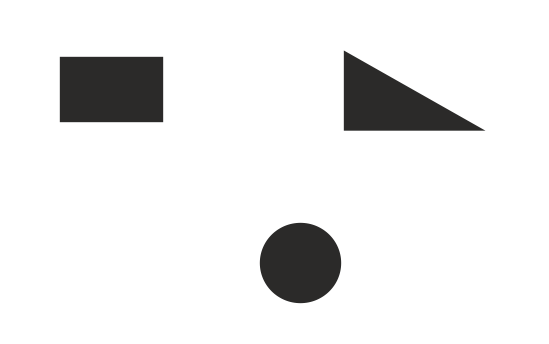
#> input picture Lab4/pattern1.png, 549 x 344 px, found by its file name
$ jupyter execute wyszukiwanie_obiektow.ipynb
#> lines starting #> are read from the running program, lines starting #| are printed output that depends on the picture; after the words box and inside, x2 and y2 are one past the last pixel; in counts of white or black regions, pixels touching at a corner belong together
[cell 1]
from skimage import io, color, img_as_ubyte, util
import numpy as np
import cv2

Funkcja isIn sprawdza czy dane wspolrzedne i,j mieszczą się w tablicy(image)

[cell 2]
def isIn(i,j,image):
    return i >= 0 and i < image.shape[0] and j >=0 and j < image.shape[1]

Funkcja bfs indeksuje wszystkie piksele należącę do danego obiektu, i,j to pierwszy napotkany punkt obrazu

[cell 3]
def bfs(i,j,image,color):
    q = [(i,j)]
    while q:
        ii,jj = q.pop(0)
        for dx in range(-1,2):
            for dy in range(-1,2):
                if dx == 0 and dy == 0:
                    continue
                a = ii + dx
                b = jj + dy
                if isIn(a,b,image) and image[a][b] == 0:
                    image[a][b] = color
                    q.append((a,b))

Funckja getImage pobiera obraz z danej lokalizacji url

[cell 4]
def getImage(url):
    p = io.imread(url)
    p = color.rgb2gray(p)
    p = img_as_ubyte(p)
    p = util.invert(p)
    return p

Funkcja searchObjects przeszukuje obraz i dla kazdego znalezionego piksela o wartosci 0 wywoluje przeszukiwanie wszerz (funckja bfs)

[cell 5]
def searchObjects(image,start = 10,step = 90):
    cnt = start
    x = 0
    for i in range(image.shape[0]):
        for j in range(image.shape[1]):
            v = image[i][j]
            if v == 0:
                x += 1
                image[i][j] = cnt
                bfs(i,j,image,cnt)
                cnt += step
    return x,image

[cell 6]
import warnings
warnings.filterwarnings('ignore')

p = getImage('pattern1.png')
#> in getImage, p is the input picture: shape (344, 549, 3); mean R, G, B 235.3, 235.2, 235.1
#> in getImage, `p = util.invert(p)`:
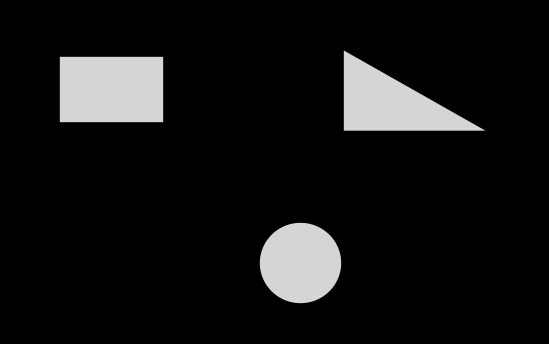
#> p: shape (344, 549); min 0, max 213, mean 19.8

th = 150
th, bim = cv2.threshold(p, thresh=th, maxval=255, type=cv2.THRESH_BINARY_INV)
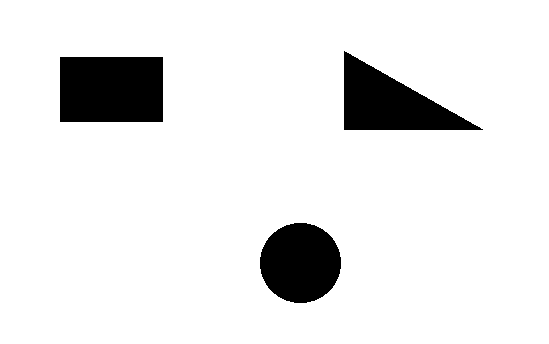
#> bim: shape (344, 549); 90.8% white; 3 black regions, box (x1, y1, x2, y2) and area: (60, 57, 163, 122) 6695, (344, 51, 483, 130) 5542, (260, 223, 341, 303) 5096
#> th = 150

[cell 7]
cnt,indexed_image = searchObjects(bim)
#> after the loop in searchObjects, `for i in range(image.shape[0]):`:
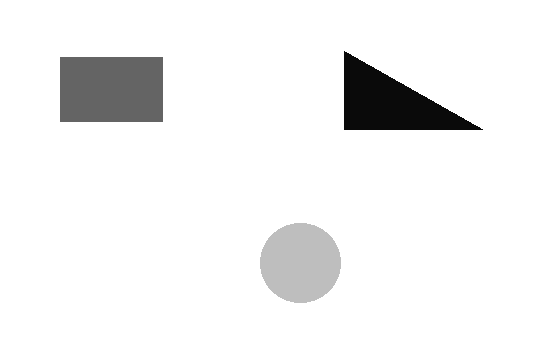
#> image: shape (344, 549); min 10, max 255, mean 240.6
#> after the loop in searchObjects, `for i in range(image.shape[0]):`: cnt = 280; x = 3
#> cnt = 3

[cell 8]
print('found {} objects'.format(cnt))
#| found 3 objects

[cell 9]
from skimage import data

def show2imgs(im1, im2, title1='Obraz pierwszy', title2='Obraz drugi', size=(20,20)):

    import matplotlib.pyplot as plt

    _, (ax1, ax2) = plt.subplots(1,2, figsize=size)
    ax1.imshow(im1, cmap='gray')
    ax1.axis('off')
    ax1.set_title(title1)

    ax2.imshow(im2, cmap='gray')
    ax2.axis('off')
    ax2.set_title(title2)
    plt.show()

[cell 10]
show2imgs(getImage('pattern1.png'), indexed_image,"Obraz oryginalny","Wydzielone obiekty")
#> in show2imgs, `plt.show()`:
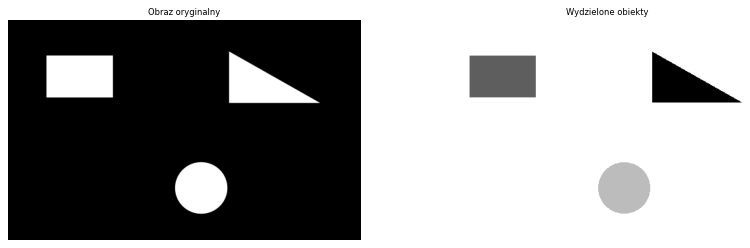
#> figure drawn by matplotlib, 2 panels

$ run again, with Lab4/pattern2.png copied over Lab4/pattern1.png
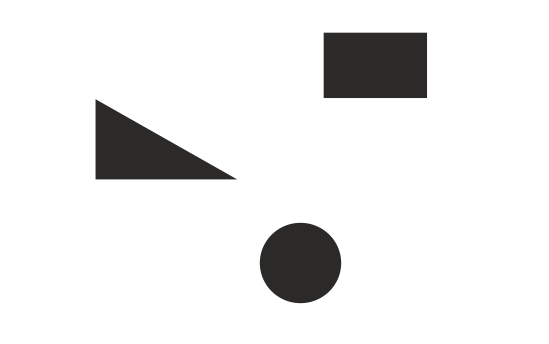
#> input picture Lab4/pattern2.png, 549 x 344 px, found by its file name
#> in getImage, p is the input picture: shape (344, 549, 3); mean R, G, B 235.3, 235.2, 235.1
#> `th, bim = cv2.threshold(p, thresh=th, maxval=255, type=cv2.THRESH_BINA..`:
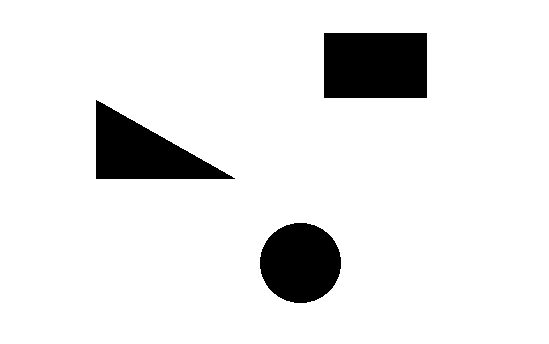
#> bim: shape (344, 549); 90.8% white; 3 black regions, box (x1, y1, x2, y2) and area: (324, 33, 427, 98) 6695, (96, 100, 235, 179) 5557, (260, 223, 341, 303) 5096
#> th = 150
#> after the loop in searchObjects, `for i in range(image.shape[0]):`: cnt = 280; x = 3
#| found 3 objects
#> in show2imgs, `plt.show()`:
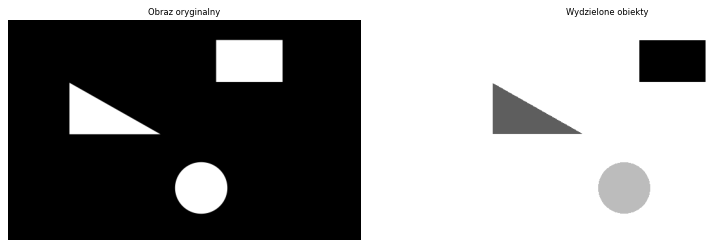
#> figure drawn by matplotlib, 2 panels

$ run again, with Lab4/pattern3.png copied over Lab4/pattern1.png
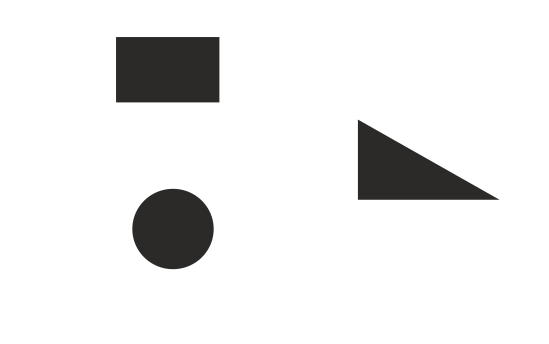
#> input picture Lab4/pattern3.png, 549 x 344 px, found by its file name
#> in getImage, p is the input picture: shape (344, 549, 3); mean R, G, B 235.3, 235.2, 235.1
#> `th, bim = cv2.threshold(p, thresh=th, maxval=255, type=cv2.THRESH_BINA..`:
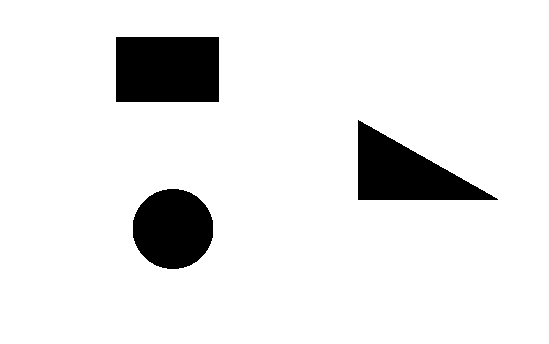
#> bim: shape (344, 549); 90.8% white; 3 black regions, box (x1, y1, x2, y2) and area: (116, 37, 219, 102) 6695, (358, 120, 498, 200) 5676, (133, 189, 213, 269) 5072
#> th = 150
#> after the loop in searchObjects, `for i in range(image.shape[0]):`: cnt = 280; x = 3
#| found 3 objects
#> in show2imgs, `plt.show()`:
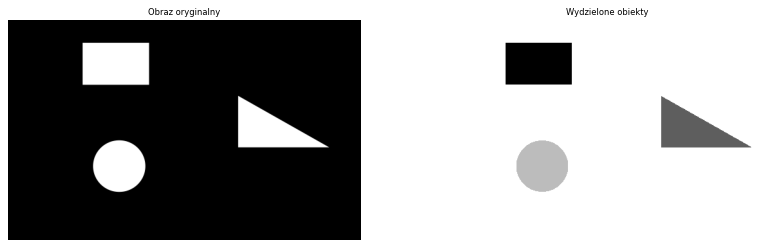
#> figure drawn by matplotlib, 2 panels
